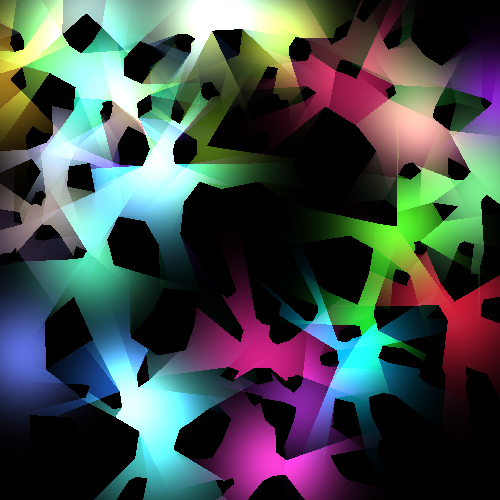
#> input picture Programa/scenes/asteroids1.png, 500 x 500 px
$ python comparer.py scenes/asteroids1.png scenes/asteroids2.png scenes/asteroids2.png
#> lines starting #> are read from the running program, lines starting #| are printed output that depends on the picture
import matplotlib.image as img
import sys

if len(sys.argv) != 4:
    print("modo de uso: python3.5 comparer.py image1.png image2.png imageout.png")

else:
    path1 = sys.argv[1]
    path2 = sys.argv[2]
    path3 = sys.argv[3]
    image1 = img.imread(path1)
#> image1 is the input picture: shape (500, 500, 3) float32; mean R, G, B 0.263, 0.3, 0.294
    image2 = img.imread(path2)
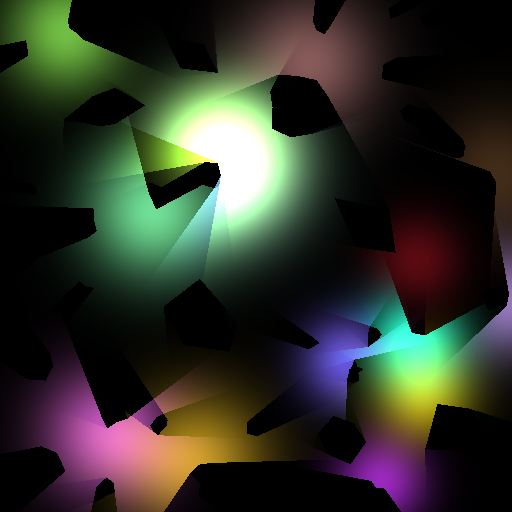
#> input picture Programa/scenes/asteroids2.png, 512 x 512 px
#> image2 is the input picture: shape (512, 512, 3) float32; mean R, G, B 0.191, 0.201, 0.161
    image3 = img.imread(path1)


    dif_pixels = 0
    diference = 0
    for i in range(len(image1)):
        for j in range(len(image1[i])):
            diffR = abs(image1[i][j][0] - image2[i][j][0])
            diffG = abs(image1[i][j][1] - image2[i][j][1])
            diffB = abs(image1[i][j][2] - image2[i][j][2])
            total_diff = diffB + diffG + diffR
            if total_diff > 0.005:
                dif_pixels += 1
                print(i,j,diffR,diffG,diffB)
            image3[i][j][0] = diffR
            image3[i][j][1] = diffG
            image3[i][j][2] = diffB
#> this loop made 500 passes
#> (printed output is left out)
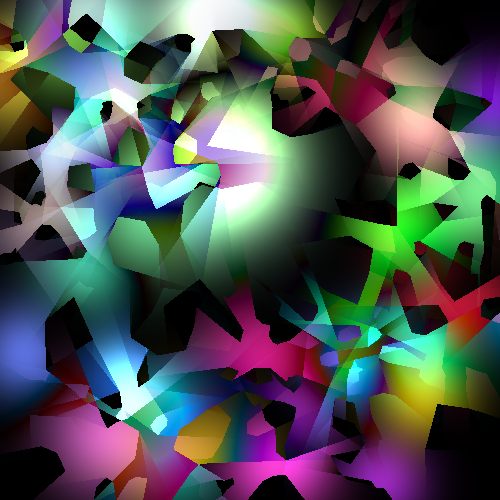
#> image3: shape (500, 500, 3) float32; mean R, G, B 0.308, 0.336, 0.329
#> after the loop, dif_pixels = 236273
    print("procentaje de pixeles distintos:", dif_pixels * 100 / (len(image1)*len(image1[0])))
    print("pixeles distintos:", dif_pixels)
    img.imsave(path3, image3)
